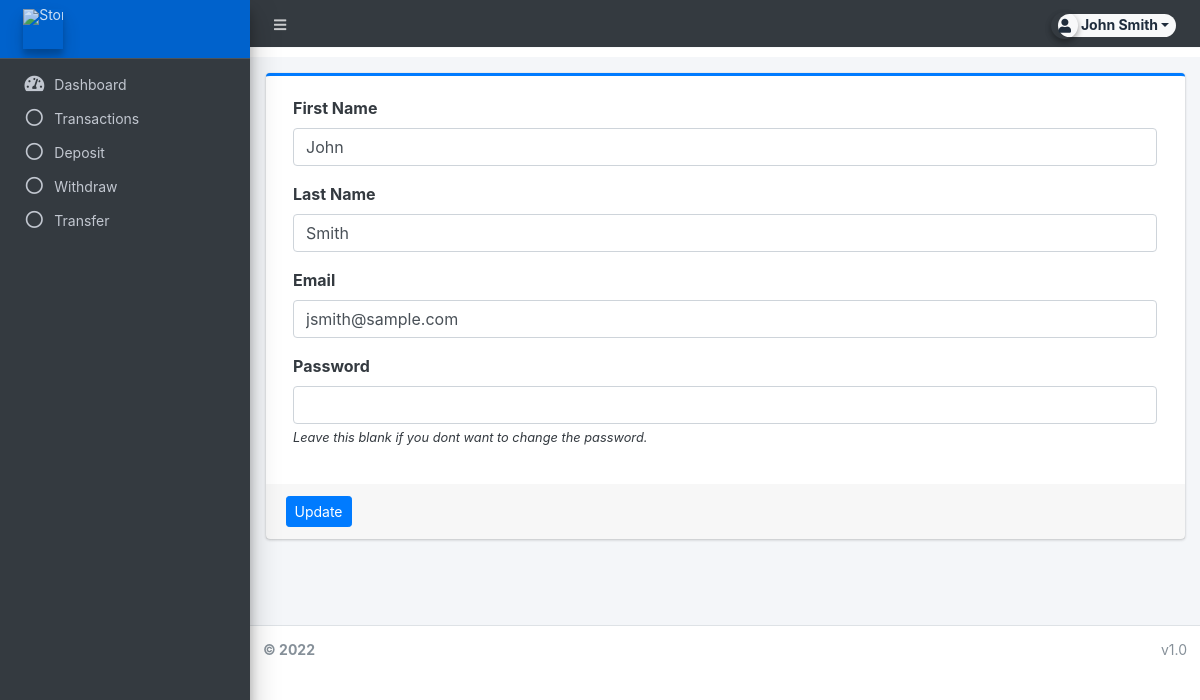
Screenshot of /client/?page=user (signed in) with the database file from the repository.
### tables this page shows
CREATE TABLE `accounts` (
  `id` int(30) NOT NULL,
  `account_number` varchar(50) NOT NULL,
  `account_type` varchar(10) NOT NULL,
  `pin` text NOT NULL,
  `firstname` varchar(250) NOT NULL,
  `lastname` varchar(250) NOT NULL,
  `middlename` varchar(250) NOT NULL,
  `email` text NOT NULL,
  `password` text NOT NULL,
  `generated_password` text NOT NULL,
  `balance` float NOT NULL,
  `date_created` datetime NOT NULL DEFAULT current_timestamp(),
  `date_updated` datetime DEFAULT NULL ON UPDATE current_timestamp()
);

### classes/DBConnection.php (called while the page is built, shortened)
<?php
class DBConnection{
    private $host = DB_SERVER;
    private $username = DB_USERNAME;
    private $password = DB_PASSWORD;
    private $database = DB_NAME;
    public $conn;
    public function __construct(){
        if (!isset($this->conn)) {
            $this->conn = new mysqli($this->host, $this->username, $this->password, $this->database);
        }
    }
}
?>

### classes/SystemSettings.php (called while the page is built, shortened)
<?php
class SystemSettings extends DBConnection{
	function userdata($field = ''){
		if(!empty($field)){
			if(isset($_SESSION['userdata'][$field]))
				return $_SESSION['userdata'][$field];
			else
				return null;
		}else{
			return false;
		}
	}
}
$_settings = new SystemSettings();
?>

### client/user/index.php (the view, shortened to what this page needs)
<?php
$user = $conn->query("SELECT * FROM `accounts` where id ='".$_settings->userdata('id')."'");
foreach($user->fetch_array() as $k =>$v){
	$meta[$k] = $v;
}
?>
<div class="card card-outline card-primary">
	<div class="card-body">
		<div class="container-fluid">
			<form action="" id="manage-user">
				<div class="form-group">
					<label for="name">First Name</label>
					<input type="text" name="firstname" id="firstname" class="form-control" value="<?php echo isset($meta['firstname']) ? $meta['firstname']: '' ?>" required>
				</div>
				<div class="form-group">
					<label for="name">Last Name</label>
					<input type="text" name="lastname" id="lastname" class="form-control" value="<?php echo isset($meta['lastname']) ? $meta['lastname']: '' ?>" required>
				</div>
				<div class="form-group">
					<label for="email">Email</label>
					<input type="text" name="email" id="email" class="form-control" value="<?php echo isset($meta['email']) ? $meta['email']: '' ?>" required  autocomplete="off">
				</div>
				<div class="form-group">
					<label for="password">Password</label>
					<input type="password" name="password" id="password" class="form-control" value="" autocomplete="off">
					<small><i>Leave this blank if you dont want to change the password.</i></small>
				</div>
			</form>
		</div>
	</div>
	<div class="card-footer">
			<div class="col-md-12">
				<div class="row">
					<button class="btn btn-sm btn-primary" form="manage-user">Update</button>
				</div>
			</div>
		</div>
</div>

### rows the page displays
accounts: firstname "John", lastname "Smith", email "jsmith@sample.com"

### other values shown
$_settings->userdata('firstname').' '.$_settings->userdata('lastname') "John Smith"
